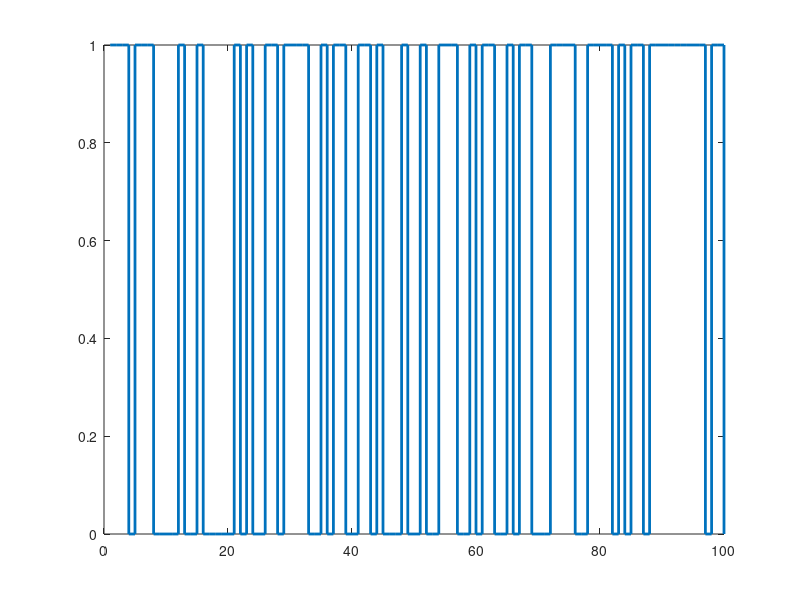
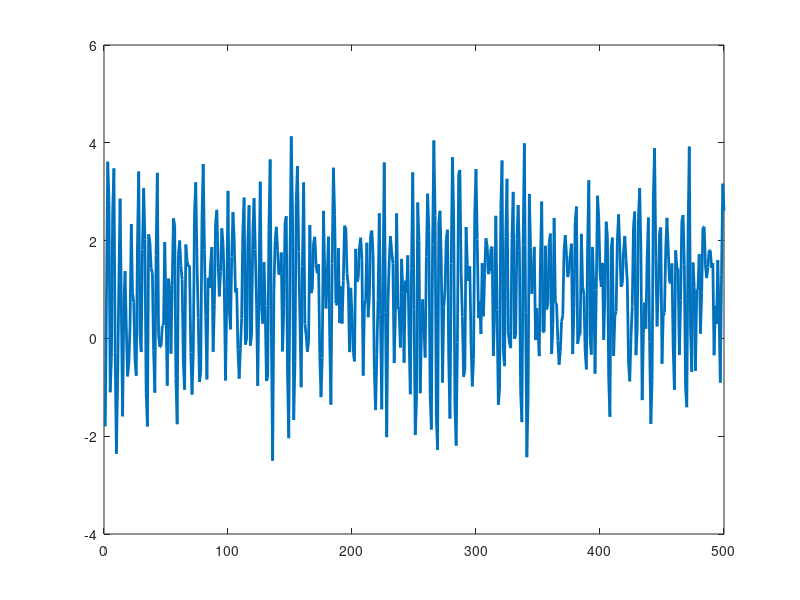

The MATLAB source for these figures, in order: (Note: this script raises an error after producing the figures.)
%%%%%%%%%%%%%%%%%%%%%%%%%%%%%%%%%%%%%%%%%%%%%%%
%%% Exemplo de estimacao de parametros de  %%%%
%%% um modelo ARX(2,1) usando o método OLS %%%%
%%%%%%%%%%%%%%%%%%%%%%%%%%%%%%%%%%%%%%%%%%%%%%%

clear; clc; close all;

pkg load signal
pkg load statistics

%%%%%%%%%%%%%%%%%%%%%
%%%%%%%% ETAPA DE ESTIMACAO
%%%%%%%%%%%%%%%%%%%%%

sig2=0.01;  % variancia do ruido branco
N=500;   % num. de observacoes das series {u(k),y(k)}, k=1, ..., N

n=2; m=1; % Ordens da regressao de entrada e saida

%%%%%% Geracao das series de entrada (u) e de saida (y)
p=0.6; 
for l=1:2*N, 
  if rand<p, 
    u(l)=1; 
  else 
    u(l)=0; 
  endif
end

y=zeros(1,n);
for k=n+1:2*N,
  y(k) = 0.43*y(k-1)-0.67*y(k-2) + 1.98*u(k-1) + sqrt(sig2)*randn; 	
endfor

u=u(N+1:end);
y=y(N+1:end);

%load actuator.mat; y=p;
%load exchanger.mat; y=y2; u=u2;

figure; stairs(u(1:100),'linewidth',2);
figure; plot(y,'linewidth',2);

%%%%%%%%%%%%%%%%%%%%%%%%%%
%%% ETAPA DE ESTIMACAO %%%
%%%%%%%%%%%%%%%%%%%%%%%%%%

n=2; m=1;  % Ordens supostas para fins de estimacao

p=[]; X=[];
N=length(y);
for k=max(n,m)+1:N,
  p=[p; y(k)]; 
  X=[X; y(k-1) y(k-2) u(k-1)]; % ARX(2,1)
endfor

B1=pinv(X)*p;

% Predicao (saida vetorial ou todos de uma vez)
yhat=X*B1;  % Predicao da variavel de saida (com dados de estimacao)
residuos=p-yhat;

% Analise dos residuos
TAUmax=100;  % Max. lag para FAC
fcac=myfac3(residuos,TAUmax);  % estimativas da FCAC
limconf=(2/sqrt(N))*ones(1,TAUmax);
figure; stem(fcac,'linewidth',2); hold on;
plot(limconf,'r-','linewidth',2,-limconf,'r-','linewidth',2); hold off
[Rxy lags]=xcorr(u(n+1:end),residuos,TAUmax,'coeff');
Idx=find(lags>=0);
figure; stem(lags(Idx),Rxy(Idx),'linewidth',2); hold on;
plot(limconf,'r-','linewidth',2,-limconf,'r-','linewidth',2); hold off
figure; histfit(residuos,20);

%%%%%%%%%%%%%%%%%%%%
%%%%%%%% ETAPA DE DETECCAO DE ANOMALIAS
%%%%%%%%%%%%%%%%%%%%%

% Estisticas dos residuos
m=mean(residuos);
s=std(residuos);

L3i=m-3*s;   % Limite inferior do intervalo de normalidade
L3s=m+3*s;   % Limite superior do intervalo de normalidade

clear u; clear y;

%%%%%% Geracao das series de entrada (u) e de saida (y)
p=0.6; 
for l=1:2*N, 
  if rand<p, 
    u(l)=1; 
  else 
    u(l)=0; 
  endif
end

y=zeros(1,n);
for k=n+1:N,
  if k<250,
      y(k) = 0.43*y(k-1)-0.67*y(k-2) + 1.98*u(k-1) + sqrt(sig2)*randn; 
      yh(k) = B1(1)*y(k-1)+B1(2)*y(k-2) + B1(3)*u(k-1); 
  else
      y(k) = 5 + 0.43*y(k-1)-0.67*y(k-2) + 1.98*u(k-1) + sqrt(sig2)*randn;  
      yh(k) = B1(1)*y(k-1)+B1(2)*y(k-2) + B1(3)*u(k-1); 
  end
  
  erro(k)=y(k)-yh(k);  % Erro de predicao no instante k
  
  % Rotina para deteccao de anomalias
  if (erro(k)>=L3i) & (erro(k)<=L3s),
    normal(k)=1;
  else
    normal(k)=-1;
  endif
endfor

figure;
subplot(2,1,1); plot(y,'linewidth',2); 
subplot(2,1,2); stairs(normal,'r-','linewidth',2);

